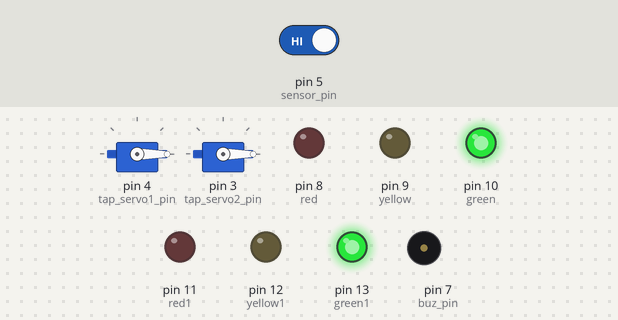
A sketch run on a simulated Arduino Uno, built with avr-gcc and run on an emulated ATmega328P. Shown: 2 × servo, output pins drawn as LEDs (lit = HIGH), buzzer (waves = sounding). The test bench sets the inputs (shaded band); at power-on: pin 5 (sensor_pin) HIGH.

Above: at 2.8 s.
2.9 s: pin 5 (sensor_pin) driven LOW
At 3.5 s:
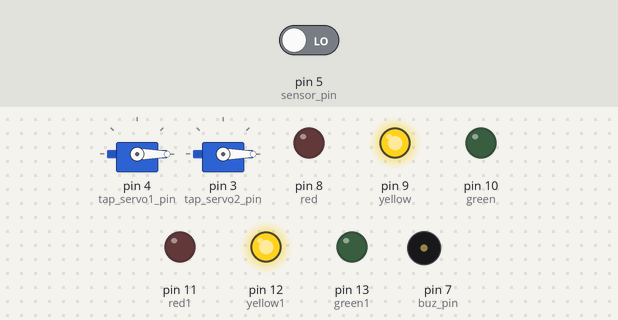
11.1 s: pin 5 (sensor_pin) driven HIGH
At 12.3 s:
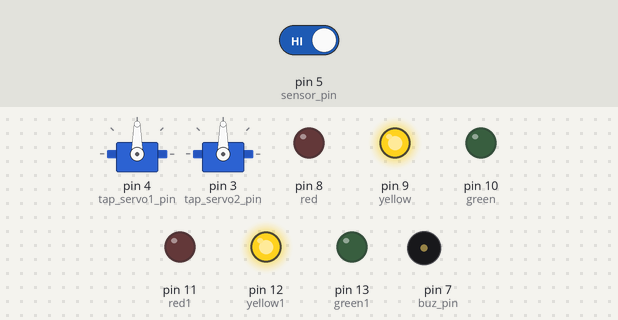
15.0 s: pin 5 (sensor_pin) driven LOW
At 18.1 s:
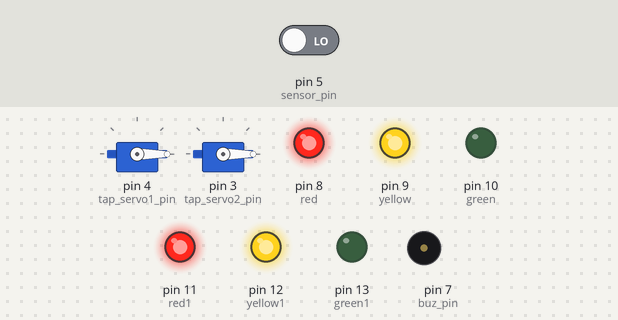
Timing chart, 0 to 21.5 s (numbered marks = the images above; inputs shaded):
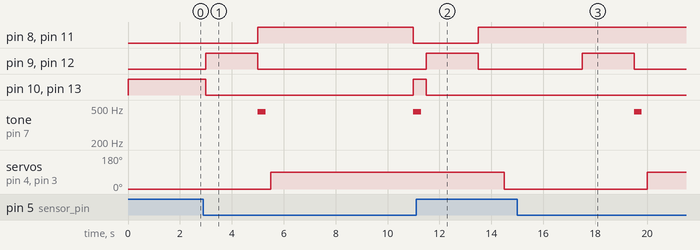

The sketch:

smart_bridge_arduino_showcase.ino
```cpp
#include <Servo.h> //Install this library /Users/NRL/Documents/Arduino/smart_bridge2.0/smart_bridge2.0.ino
//27 Sept 2024
Servo tap_servo1;
Servo tap_servo2;

int sensor_pin = 5;   //Connect D5 of Arduino
int tap_servo1_pin =4;
int tap_servo2_pin =3;
int val;
int red = 8;
int yellow = 9;
int green = 10;
int red1 = 11;
int yellow1 = 12;
int green1 = 13;
int buz_delay = 500;
int buz_pin = 7;
int buz_freq = 450;
int buz_duration = 300;
bool yellow_flg = false;
bool red_flg = false;
bool trans_flg = false;

void setup(){
  pinMode(sensor_pin,INPUT);
  tap_servo1.attach(tap_servo1_pin);
  tap_servo2.attach(tap_servo2_pin);
  pinMode(red, OUTPUT);
  pinMode(yellow, OUTPUT);
  pinMode(green,  OUTPUT);
  pinMode(red1, OUTPUT);
  pinMode(yellow1, OUTPUT);
  pinMode(green1,  OUTPUT);
}

void loop(){
  val = digitalRead(sensor_pin);

  if (val==0){//sense water
    if (yellow_flg==true){

      digitalWrite(yellow,LOW);
      digitalWrite(yellow1,LOW);
      delay(3000);
    }
      else if (yellow_flg==false){
      digitalWrite(green,LOW);
      digitalWrite(yellow,HIGH);
      digitalWrite(green1,LOW);
      digitalWrite(yellow1,HIGH);
      yellow_flg=true;
      delay(2000);
      }

    if (red_flg==false){
    digitalWrite(yellow,LOW);
    digitalWrite(red,HIGH);
    digitalWrite(yellow1,LOW);
    digitalWrite(red1,HIGH);
    yellow_flg=true;
    tone(buz_pin, buz_freq, buz_duration);
    delay (buz_delay);
     tap_servo1.write(90);
    tap_servo2.write(90);
    red_flg=true;
    delay (2500);
    }
    else if (red_flg==true){
    digitalWrite(red,LOW);
    digitalWrite(green,HIGH);
    digitalWrite(red1,LOW);
    digitalWrite(green1,HIGH);

    tone(buz_pin, buz_freq, buz_duration);
    delay (buz_delay);

    red_flg=true;
    trans_flg=true;


    }

  }
  else if (val==1) { // does not sense water
    if (trans_flg==false){
     tap_servo1.write(0);
     tap_servo2.write(0);  //If you want you can increase & Decrease servo rotation
    digitalWrite(red,LOW);
    digitalWrite(yellow,LOW);
    digitalWrite(green,HIGH);
    digitalWrite(red1,LOW);
    digitalWrite(yellow1,LOW);
    digitalWrite(green1,HIGH);
    yellow_flg=false;
    red_flg=false;
    delay (1000);
    }
    else if (trans_flg==true){
      digitalWrite(green,LOW);
      digitalWrite(yellow,HIGH);
      digitalWrite(green1,LOW);
      digitalWrite(yellow1,HIGH);
      delay(2000);
      digitalWrite(yellow,LOW);
      digitalWrite(red,HIGH);
      digitalWrite(yellow1,LOW);
      digitalWrite(red1,HIGH);
      delay(1000);
      tap_servo1.write(0);
      tap_servo2.write(0);  //If you want you can increase & Decrease servo rotation
      delay (3000);
      red_flg=false;
      yellow_flg=false;
      trans_flg=false;
    }
  }


}
```

Measured:
- after the input at 2.9 s, pin 8 (red): LOW → HIGH after 2.1 s, → LOW 6.0 s later; pin 9 (yellow): LOW → HIGH after 0.10 s, → LOW 2.0 s later
- after the input at 11.1 s, pin 8 (red): LOW → HIGH after 2.4 s; pin 9 (yellow): LOW → HIGH after 0.40 s, → LOW 2.0 s later
- after the input at 15.0 s, pin 8 (red): stays HIGH (without the input it goes to LOW after 2.5 s); pin 9 (yellow): LOW → HIGH after 2.5 s, → LOW 2.0 s later
